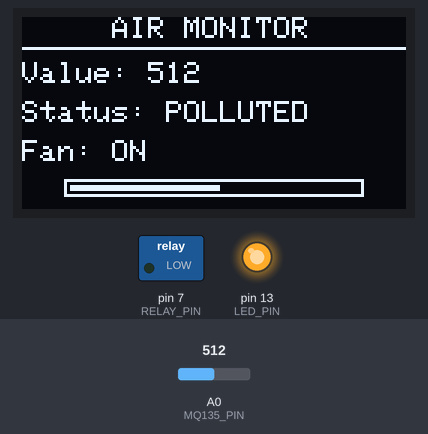
A sketch run on a simulated Arduino Uno, built with avr-gcc and run on an emulated ATmega328P. Parts: 128×64 one-colour display, switched loads named in the sketch (green lamp = pin HIGH), output pins drawn as LEDs (lit = HIGH). The inputs (shaded band) are chosen by the test bench; at power-on: A0 (MQ135_PIN) = 512. What the sketch prints to the serial monitor is not drawn.

Above: at 7.1 s.
7.2 s: A0 (MQ135_PIN) set to 440
At 8.9 s:
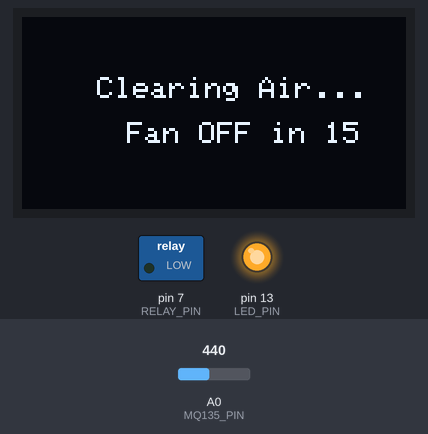
10.2 s: A0 (MQ135_PIN) set to 461
At 10.9 s:
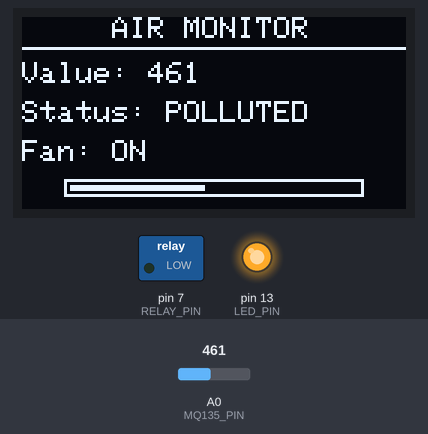
12.0 s: A0 (MQ135_PIN) set to 511
At 13.8 s:
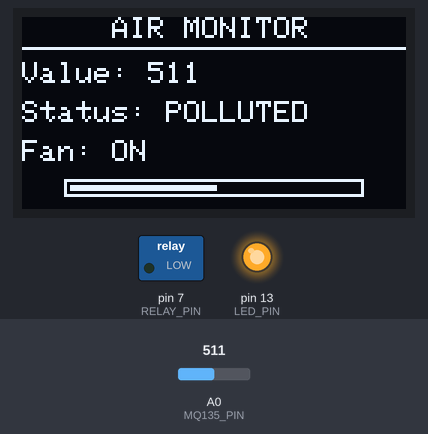
14.1 s: A0 (MQ135_PIN) set to 365
At 30.3 s:
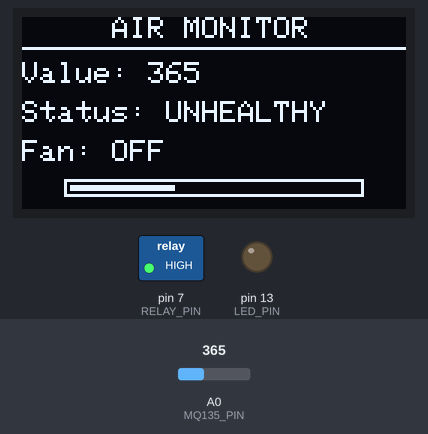
Timing chart, 0 to 31.3 s (numbered marks = the images above; inputs shaded):
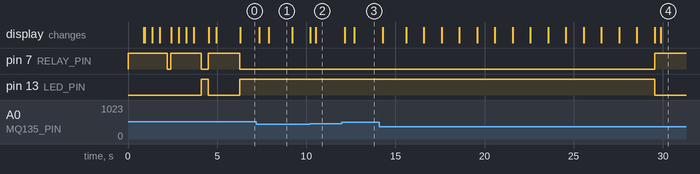

The sketch:

airpurifierfinalr3.ino
```cpp
#include <Wire.h>
#include <Adafruit_GFX.h>
#include <Adafruit_SSD1306.h>

#define SCREEN_WIDTH 128
#define SCREEN_HEIGHT 64

Adafruit_SSD1306 display(SCREEN_WIDTH, SCREEN_HEIGHT, &Wire, -1);

#define MQ135_PIN A0
#define RELAY_PIN 7
#define LED_PIN 13

int relayThreshold = 450;
bool fanState = false;

unsigned long fanOffTimer = 0;
bool offDelayStarted = false;


// 🔥 BOOT ANIMATION FUNCTION ADDED
void bootAnimation() {

  display.clearDisplay();
  display.setTextSize(1);
  display.setTextColor(WHITE);

  display.setCursor(20, 0);
  display.println("SMART AIR SYSTEM");
  display.display();
  delay(800);

  display.drawLine(0, 10, 128, 10, WHITE);
  display.display();

  display.drawRect(14, 54, 100, 6, WHITE);
  display.display();

  int progress = 0;

  const char* checks[4] = {
    "Board Check",
    "Relay Check",
    "Sensor Check",
    "Fan Check"
  };

  for (int i = 0; i < 4; i++) {
    display.setCursor(0, 18 + i * 8);
    display.print(checks[i]);
    display.display();
    delay(400);

    if (i == 1) {
      digitalWrite(RELAY_PIN, LOW);
      delay(200);
      digitalWrite(RELAY_PIN, HIGH);
    }

    if (i == 3) {
      digitalWrite(RELAY_PIN, LOW);
      digitalWrite(LED_PIN, HIGH);
      delay(400);
      digitalWrite(RELAY_PIN, HIGH);
      digitalWrite(LED_PIN, LOW);
    }

    display.setCursor(100, 18 + i * 8);
    display.print("OK");

    progress += 25;
    display.fillRect(16, 56, progress, 2, WHITE);
    display.display();
    delay(400);
  }

  display.clearDisplay();
  display.setCursor(45, 25);
  display.println("READY");
  display.display();
  delay(1000);
}


void setup() {

  Serial.begin(9600);
  Wire.begin();

  pinMode(RELAY_PIN, OUTPUT);
  pinMode(LED_PIN, OUTPUT);

  digitalWrite(RELAY_PIN, HIGH);
  digitalWrite(LED_PIN, LOW);

  if (!display.begin(SSD1306_SWITCHCAPVCC, 0x3C)) {
    while (true)
      ;
  }

  bootAnimation();
}


void loop() {

  long total = 0;
  for (int i = 0; i < 20; i++) {
    total += analogRead(MQ135_PIN);
    delay(15);
  }

  int airValue = total / 20;
  Serial.println(airValue);

  // 🔥 Relay ON immediately
  if (airValue > relayThreshold) {
    digitalWrite(RELAY_PIN, LOW);
    digitalWrite(LED_PIN, HIGH);
    fanState = true;
    offDelayStarted = false;
  } else {

    if (fanState && !offDelayStarted) {
      fanOffTimer = millis();
      offDelayStarted = true;
    }

    // 🔥 15 SECOND DELAY WITH COUNTDOWN
    if (fanState && offDelayStarted) {

      unsigned long elapsed = millis() - fanOffTimer;
      int remaining = 15 - (elapsed / 1000);

      if (remaining < 0) remaining = 0;

      display.clearDisplay();
      display.setTextSize(1);

      display.setCursor(25, 20);
      display.print("Clearing Air...");

      display.setCursor(35, 35);
      display.print("Fan OFF in ");
      display.print(remaining);

      display.display();

      if (elapsed >= 15000) {
        digitalWrite(RELAY_PIN, HIGH);
        digitalWrite(LED_PIN, LOW);
        fanState = false;
        offDelayStarted = false;
      }

      return;
    }
  }

  // 🔥 NORMAL DASHBOARD

  display.clearDisplay();
  display.setTextSize(1);

  display.setCursor(30, 0);
  display.print("AIR MONITOR");
  display.drawLine(0, 10, 128, 10, WHITE);

  display.setCursor(0, 15);
  display.print("Value: ");
  display.print(airValue);

  display.setCursor(0, 28);
  display.print("Status: ");

  if (airValue <= 250) {
    display.print("GOOD");
  } else if (airValue <= 375) {
    display.print("UNHEALTHY");
  } else if (airValue <= 450) {
    display.print("HIGH");
  } else {
    display.print("POLLUTED");
  }

  display.setCursor(0, 41);
  display.print("Fan: ");
  display.print(fanState ? "ON" : "OFF");

  int barWidth = map(airValue, 0, 1023, 0, 100);
  display.drawRect(14, 54, 100, 6, WHITE);
  display.fillRect(16, 56, barWidth, 2, WHITE);

  display.display();

  delay(200);
}
```

Measured:
- the behaviour switches between 450 and 451 on A0 (MQ135_PIN) (found by bisection; images 1 and 2)
- after the input at 7.2 s, the display: first changes after 0.16 s (image 1 shows a later state)
- after the input at 10.2 s, the display: first differs from a run without the input after 0.34 s (image 2)
- after the input at 12.0 s, the display: first changes after 0.15 s (image 3 shows a later state)
- after the input at 14.1 s, pin 7 (RELAY_PIN): LOW → HIGH after 15.4 s; pin 13 (LED_PIN): HIGH → LOW after 15.4 s; the display: first changes after 0.18 s (image 4 shows a later state)
- what the display in image 1 shows lasts 1.3 s, from 7.9 s to 9.2 s
